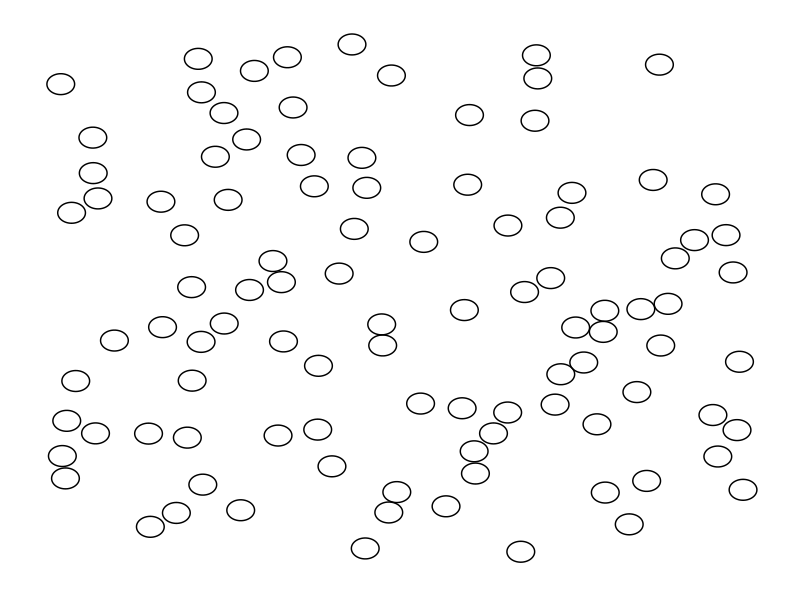
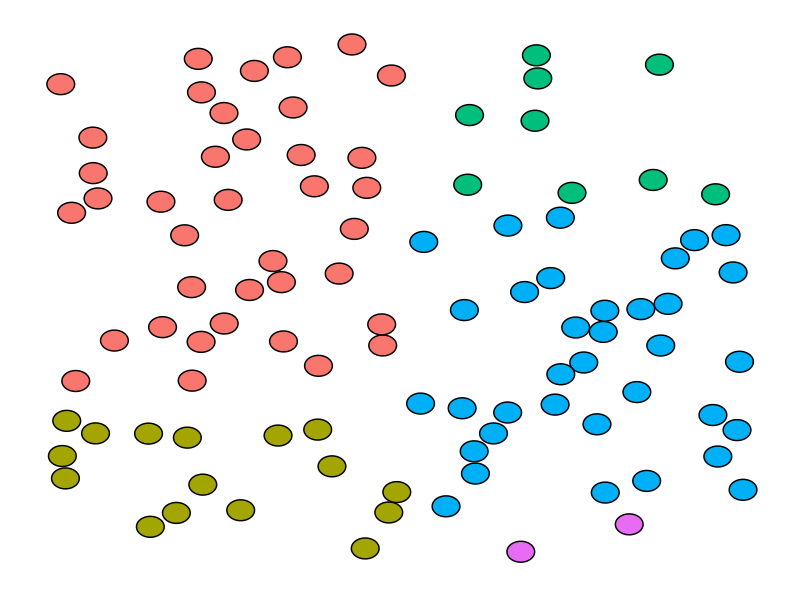
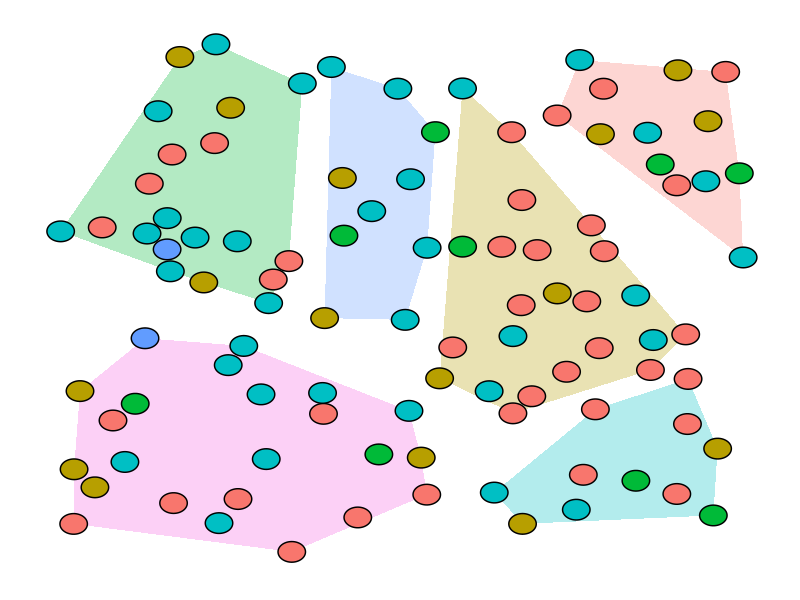
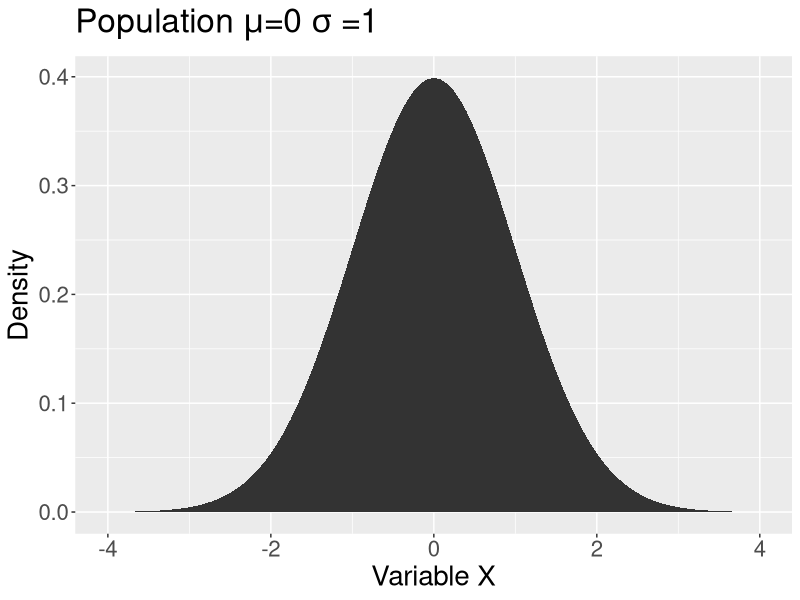
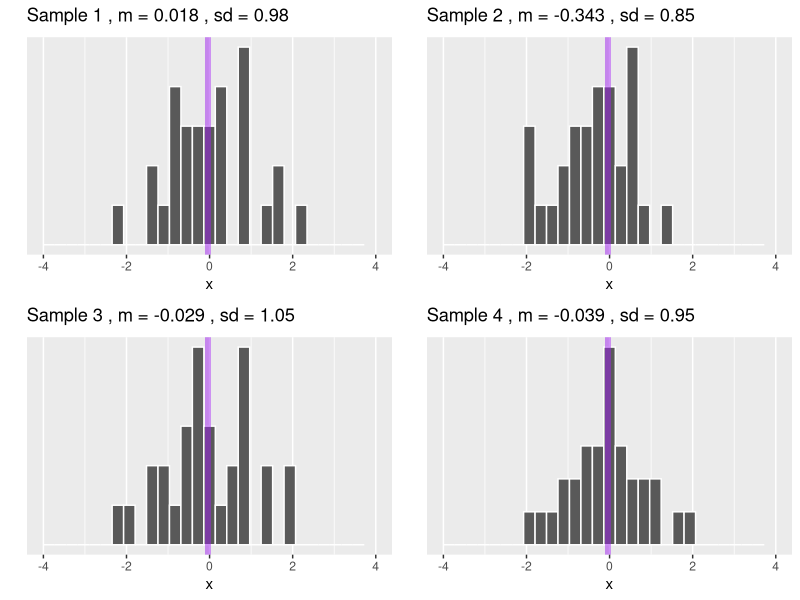
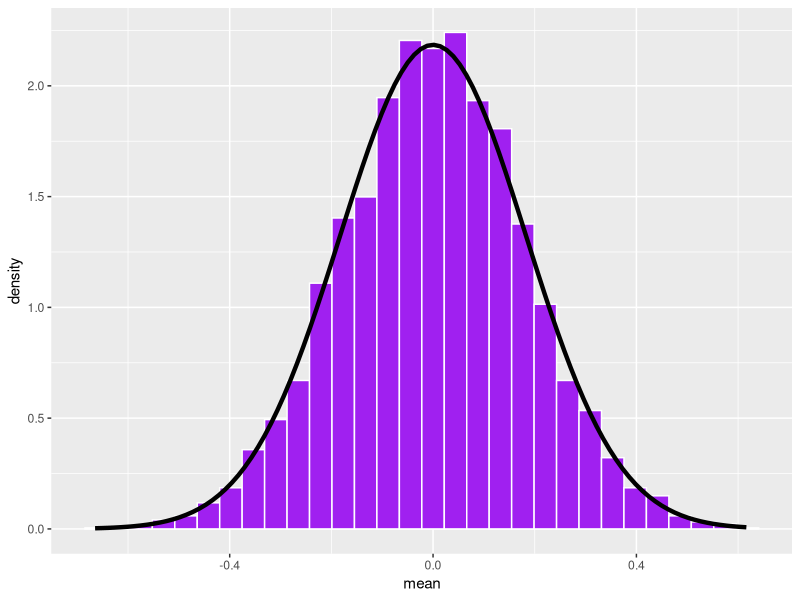
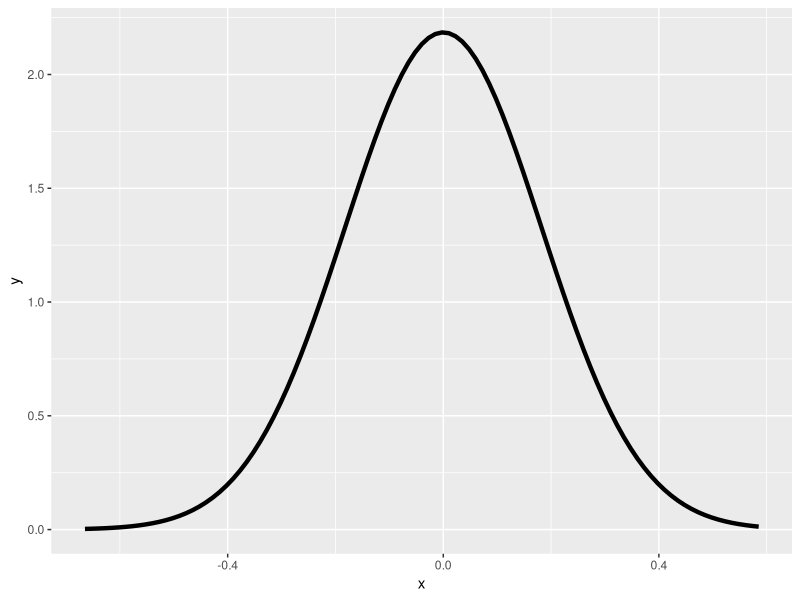
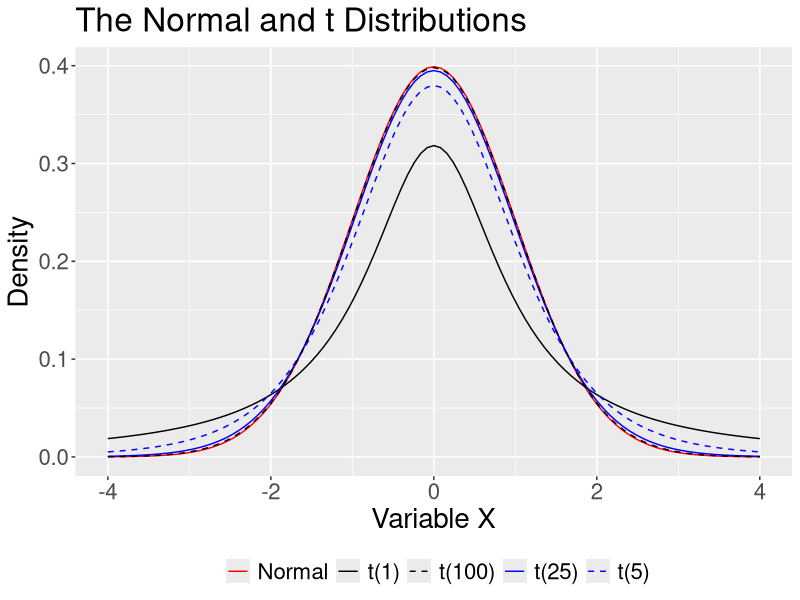

Write the R code that produced these figures, in order.
## ---- chunk 1
library(tidyverse) #plotting
library(ggforce) # for plotting circles
library(ggpubr) #prettier figures
## ---- chunk 2

set.seed(102919)

n = 100 # how many circles
r = .02 # radius of circles
x = rep(0, n) # vectors to hold coordinates of the centers of circles
y = rep(0, n)

x[1] = runif(1) #random x for the first circle
y[1] = runif(1) # random y for the first circle

for(i in 2:n){ # for the rest of the circles
  overlap = 1 #set overlap to something that has a length greater than 0 (lots of stuff will work here)
  while(length(overlap > 0)){ # so long as overlap remains an object with nonzero length
    new.x = runif(1) # get a random x
    new.y = runif(1) # get a random y
    distance = sqrt((x[1:i-1] - new.x)^2 + (y[1:i-1] - new.y)^2) # calculate euclidean distance from all the points estimated before this one
    overlap = which(distance <= r*2) # how many of these circles have centers that are less than twice the length of the radius away from another center (i.e, how many existing circles will this one overlap with)
  }
  #once the number of overlaps is 0
  x[i] = new.x  # assign value of x to vector
  y[i] = new.y  # assign value of y to vector
}

#dataframe
circles = data.frame(x = x, y = y, r = r)
## ---- chunk 3

circles %>%
  ggplot() +
  geom_circle(aes(x0 = x, y0 = y, r = r)) +
  theme_no_axes() + theme(panel.border = element_blank())
## ---- chunk 4

color_circles  = circles %>%
  mutate(color = case_when(
    x < .5  & y > .3 ~ "1",
    x < .5 & y <= .3 ~ "2",
    x >= .5 & y > .7 ~ "3",
    x >= .5 & y <= .7 & y > .1 ~ "4",
    x >= .5 & y <= .1 ~ "5"))

tab_color = table(color_circles$color)

## ---- chunk 5

color_circles %>%
  ggplot() +
  geom_circle(aes(x0 = x, y0 = y, r = r, fill = color)) +
  guides(fill = "none") +
  theme_no_axes() + theme(panel.border = element_blank())
## ---- chunk 6

set.seed(1029191)

n = 100 # how many circles
r = .02 # radius of circles
x = rep(0, n) # vectors to hold coordinates of the centers of circles
y = rep(0, n)

x[1] = runif(1) #random x for the first circle
y[1] = runif(1) # random y for the first circle

for(i in 2:n){ # for the rest of the circles
  overlap = 1 #set overlap to something that has a length greater than 0 (lots of stuff will work here)
  while(length(overlap > 0)){ # so long as overlap remains an object with nonzero length
    new.x = runif(1) # get a random x
    new.y = runif(1) # get a random y
    distance = sqrt((x[1:i-1] - new.x)^2 + (y[1:i-1] - new.y)^2) # calculate euclidean distance from all the points estimated before this one
    overlap = which(distance <= r*2) # how many of these circles have centers that are less than twice the length of the radius away from another center (i.e, how many existing circles will this one overlap with)
  }
  #once the number of overlaps is 0
  x[i] = new.x  # assign value of x to vector
  y[i] = new.y  # assign value of y to vector
}

#dataframe
new_circles = data.frame(x = x, y = y, r = r)
new_circles$color = c(rep("1", tab_color["1"]),
                     rep("2", tab_color["2"]),
                     rep("3", tab_color["3"]),
                     rep("4", tab_color["4"]),
                     rep("5", tab_color["5"]))

#create random clusters
clust.x = runif(n = 6)
clust.y = runif(n = 6)

#use distance from clusters to find closest cluster
closest.cluster = function(x, y){
  dist = sqrt((x-clust.x)^2 + (y-clust.y)^2)
  cluster = which(dist == min(dist)) 
  return(cluster)
}

new_circles = new_circles %>%
  mutate(cluster = map2_chr(x,y, closest.cluster)) 

hulls = new_circles %>%
  group_by(cluster) %>%
  nest() %>%
  mutate(hull = map(data, chull)) %>%
  mutate(data = map2(data, hull, function(x,y) x[y,])) %>%
  select(-hull) %>%
  unnest(cols = c(data))

new_circles %>%
  ggplot() +
  geom_polygon(aes(x = x, y = y, fill = cluster), data = hulls, alpha = .3)+
  geom_circle(aes(x0 = x, y0 = y, r = r, fill = color)) +
  guides(fill = "none") +
  theme_no_axes() + theme(panel.border = element_blank())

## ---- chunk 7
#| code-fold: true
ggplot(data.frame(x = seq(-4, 4)), aes(x)) +
  stat_function(fun = function(x) dnorm(x), geom = "area") +
  scale_x_continuous("Variable X") +
  scale_y_continuous("Density") +
  labs(title = expression(Population~mu*"=0"~sigma~"=1"))+
  theme(text = element_text(size = 20))

## ---- chunk 8
#| code-fold: true
library(ggpubr) #for multiple plots
sample_size = 30
set.seed(101919)
for(i in 1:4){
  sample = rnorm(n = sample_size)
  m = round(mean(sample),3)
  s = round(sd(sample),2)
  p = data.frame(x = sample) %>%
    ggplot(aes(x = x)) +
    geom_histogram(color = "white") +
    geom_vline(aes(xintercept = m), color = "purple", size = 2, alpha = .5)+
    scale_x_continuous(limits = c(-4,4)) +
    scale_y_continuous("", breaks = NULL) +
    labs(title = as.expression(bquote("Sample"~.(i)~", m ="~.(m)~", sd ="~.(s))))
  assign(paste0("p",i), p) +
    theme(text = element_text(size = 20))
}

ggarrange(p1,p2,p3,p4, ncol =2, nrow = 2)
## ---- chunk 9
#| code-fold: true
reps = 5000
means = rep(0, reps)
se = 1/sqrt(sample_size)
set.seed(101919)
for(i in 1:reps){
  means[i] = mean(rnorm(n = sample_size))
}
data.frame(mean = means) %>%
  ggplot(aes(x = mean)) + 
  geom_histogram(aes(y = ..density..), 
                 fill = "purple", 
                 color = "white") +  
  stat_function(fun = function(x) dnorm(x, mean = 0, sd = se), inherit.aes = F, size = 1.5) 
## ---- chunk 10
#| code-fold: true

## ---- chunk 11
#| code-fold: true
ggplot(data.frame(x = seq(min(means), max(means), by = .05)), aes(x)) +
  stat_function(fun = function(x) dnorm(x, mean = 0, sd = se), size = 1.5) 
## ---- chunk 12
#| code-fold: true
ggplot(data.frame(x = seq(-4, 4)), aes(x)) +
  stat_function(fun = function(x) dnorm(x), 
                aes(color = "Normal", linetype = "Normal")) +
  stat_function(fun = function(x) dt(x, df = 1), 
                aes(color = "t(1)", linetype = "t(1)")) +
  stat_function(fun = function(x) dt(x, df = 5), 
                aes(color = "t(5)", linetype = "t(5)")) +
  stat_function(fun = function(x) dt(x, df = 25), 
                aes(color = "t(25)", linetype = "t(25)")) +
  stat_function(fun = function(x) dt(x, df = 100), 
                aes(color = "t(100)", linetype = "t(100)")) + 
  scale_x_continuous("Variable X") +
  scale_y_continuous("Density") +
  scale_color_manual("", 
                     values = c("red", "black", "black", "blue", "blue")) +
  scale_linetype_manual("", 
                        values = c("solid", "solid", "dashed", "solid", "dashed")) +
  ggtitle("The Normal and t Distributions") +
  theme(text = element_text(size=20),legend.position = "bottom")
## ---- chunk 13
#| code-fold: true
ggplot(data.frame(x = seq(-4, 4)), aes(x)) +
  stat_function(fun = function(x) dnorm(x), 
                aes(color = "Normal", linetype = "Normal")) +
  stat_function(fun = function(x) dt(x, df = 1), 
                aes(color = "t(1)", linetype = "t(1)")) +
  stat_function(fun = function(x) dt(x, df = 5), 
                aes(color = "t(5)", linetype = "t(5)")) +
  stat_function(fun = function(x) dt(x, df = 25), 
                aes(color = "t(25)", linetype = "t(25)")) +
  stat_function(fun = function(x) dt(x, df = 100), 
                aes(color = "t(100)", linetype = "t(100)")) + 
  scale_x_continuous("Variable X") +
  scale_y_continuous("Density") +
  scale_color_manual("", 
                     values = c("red", "black", "black", "blue", "blue")) +
  scale_linetype_manual("", 
                        values = c("solid", "solid", "dashed", "solid", "dashed")) +
  ggtitle("The Normal and t Distributions") +
  theme(text = element_text(size=20),legend.position = "bottom")
## ---- chunk 14
#| code-fold: true
reps = 5000

sizes = seq(5,200,5)

prop = rep(0, length(sizes))
prop_sig  = rep(0, length(sizes))

set.seed(101919)

for(n in 1:length(sizes)){
  sample_size = sizes[n]
  correct = vector(length = reps)
  correct_sig = vector(length = reps)
  for(i in 1:reps){
    sample = rnorm(sample_size)
    m = mean(sample)
    s = sd(sample)
    sm = s/sqrt(sample_size)
    lb = m-(1.96*sm)
    ub = m+(1.96*sm)
    missed = lb > 0 | ub < 0
  correct[i] = !missed
  
    sigma = 1
    sm_sig = sigma/sqrt(sample_size)
    lb_sig = m-(1.96*sm_sig)
    ub_sig = m+(1.96*sm_sig)
    missed_sig = lb_sig > 0 | ub_sig < 0
  correct_sig[i] = !missed_sig
  }
  prop[n] = sum(correct)/reps
  prop_sig[n] = sum(correct_sig)/reps

}

data.frame(n = sizes, p = prop, ps = prop_sig) %>%
  gather("estimate", "value", -n) %>%
  mutate(estimate = ifelse(estimate == "p", "Estimate of sigma", "Sigma")) %>%
  ggplot(aes(x = n, y = value, color = estimate)) +
  geom_smooth( se = F) +
  geom_hline(aes(yintercept = .95), color = "black") +
  scale_color_discrete("How do you calculate SEM?") +
  labs(x = "Sample size", y = "Proportion of CIs that contain the population mean") +
  theme(text = element_text(size = 25), legend.position = "bottom")

## ---- chunk 15
M = 90
SD = 8
N = 100

sem = SD/sqrt(N)

ci_lb_z = M - sem * qnorm(p = .975)
ci_ub_z = M + sem * qnorm(p = .975)
print(c(ci_lb_z, ci_ub_z))


ci_lb_z = M - sem * qt(p = .975, df = N-1)
ci_ub_z = M + sem * qt(p = .975, df = N-1)
print(c(ci_lb_z, ci_ub_z))
## ---- chunk 16
M = 83.4
SD = 10.6
N = 26

sem = SD/sqrt(N)

ci_lb_z = M - sem * qnorm(p = .975)
ci_ub_z = M + sem * qnorm(p = .975)
print(c(ci_lb_z, ci_ub_z))


ci_lb_z = M - sem * qt(p = .975, df = N-1)
ci_ub_z = M + sem * qt(p = .975, df = N-1)
print(c(ci_lb_z, ci_ub_z))
